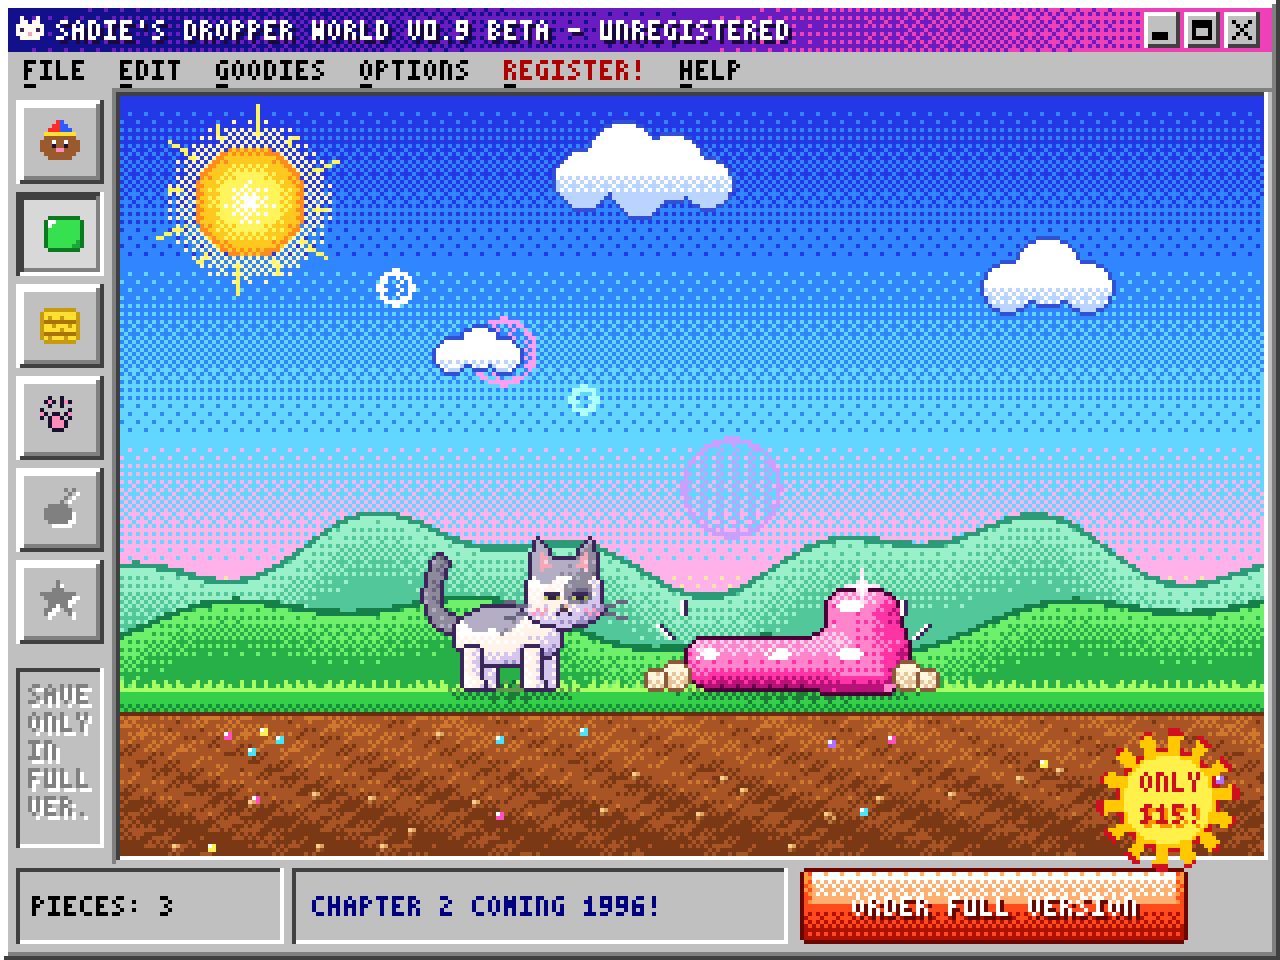

Write Python code to recreate this figure.
# Still mock-up 1 of the 90s style: Sadie + one jelly piece in a grey Windows-ish window.
# Superseded by mockup-2 (the owner preferred a home-made DOS interface); kept for reference.
# Drawn at 320x240 with a small palette and ordered dithering, then scaled up with hard pixels.
# Run: pip install pillow, then python3 art/90s-style/mockup-1.py
import math
from PIL import Image

W, H = 320, 240
SCALE = 4
OUT = __file__.replace('.py', '.png')
img = [[(255, 0, 255)] * W for _ in range(H)]

def hx(s):
    s = s.lstrip('#'); return tuple(int(s[i:i + 2], 16) for i in (0, 2, 4))

BAYER = [[0, 8, 2, 10], [12, 4, 14, 6], [3, 11, 1, 9], [15, 7, 13, 5]]
def thr(x, y): return (BAYER[y & 3][x & 3] + 0.5) / 16

def put(x, y, c):
    if 0 <= x < W and 0 <= y < H: img[y][x] = hx(c) if isinstance(c, str) else c

def get(x, y): return img[y][x]

def dmix(x, y, a, b, t):  # ordered-dither between two colours
    return b if t > thr(x, y) else a

def ramp(x, y, stops, t):  # stops: [(pos, colour)], dithered between neighbours
    t = max(0.0, min(1.0, t))
    for (p0, c0), (p1, c1) in zip(stops, stops[1:]):
        if t <= p1:
            return dmix(x, y, c0, c1, (t - p0) / (p1 - p0) if p1 > p0 else 0)
    return stops[-1][1]

def tone(x, y, tones, v):  # v in 0..len-1, dithered between tone steps
    v = max(0.0, min(len(tones) - 1.001, v))
    i = int(v); return dmix(x, y, tones[i], tones[i + 1], v - i)

def rect(x0, y0, x1, y1, c):
    for y in range(y0, y1 + 1):
        for x in range(x0, x1 + 1): put(x, y, c)

def bevel(x0, y0, x1, y1, raised=True, face='#c0c0c0', thick=1):
    rect(x0, y0, x1, y1, face)
    hi, lo = ('#ffffff', '#404040') if raised else ('#404040', '#ffffff')
    mid = '#808080'
    for i in range(thick):
        for x in range(x0 + i, x1 - i + 1): put(x, y0 + i, hi); put(x, y1 - i, lo if i == 0 else mid)
        for y in range(y0 + i, y1 - i + 1): put(x0 + i, y, hi); put(x1 - i, y, lo if i == 0 else mid)

# ---------- tiny 3x5 font ----------
FONT = {
 'A': '010101111101101', 'B': '110101110101110', 'C': '011100100100011', 'D': '110101101101110',
 'E': '111100110100111', 'F': '111100110100100', 'G': '011100101101011', 'H': '101101111101101',
 'I': '111010010010111', 'J': '001001001101010', 'K': '101101110101101', 'L': '100100100100111',
 'M': '101111111101101', 'N': '110101101101101', 'O': '010101101101010', 'P': '110101110100100',
 'Q': '010101101110011', 'R': '110101110101101', 'S': '011100010001110', 'T': '111010010010010',
 'U': '101101101101111', 'V': '101101101101010', 'W': '101101111111101', 'X': '101101010101101',
 'Y': '101101010010010', 'Z': '111001010100111', '0': '111101101101111', '1': '010110010010111',
 '2': '110001010100111', '3': '110001010001110', '4': '101101111001001', '5': '111100110001110',
 '6': '011100111101111', '7': '111001010010010', '8': '111101111101111', '9': '111101111001110',
 '.': '000000000000010', '!': '010010010000010', "'": '010010000000000', '(': '001010010010001',
 ')': '100010010010100', '-': '000000111000000', '$': '011110010011110', ':': '000010000010000',
 '?': '110001010000010', '/': '001001010100100', ' ': '000000000000000', '&': '010101010101011', '*': '000101010101000',
}
def text(x, y, s, c, shadow=None, s2=1):
    for ch in s:
        g = FONT[ch]
        for j in range(5):
            for i in range(3):
                if g[j * 3 + i] == '1':
                    for a in range(s2):
                        for b in range(s2):
                            if shadow: put(x + i * s2 + a + 1, y + j * s2 + b + 1, shadow)
                            put(x + i * s2 + a, y + j * s2 + b, c)
        x += 4 * s2
def text_w(s, s2=1): return len(s) * 4 * s2 - s2

# ---------- window chrome ----------
bevel(0, 0, W - 1, H - 1, True, '#c0c0c0', 2)
# title bar: a late-90s gradient bar on an early-90s window
for y in range(2, 13):
    for x in range(2, W - 2):
        put(x, y, ramp(x, y, [(0, '#12108a'), (0.55, '#6a1cc0'), (1, '#f040b8')], (x - 2) / (W - 5)))
# app icon: little cat face
icon = ['.#...#.', '.##.##.', '#######', '#o###o#', '###p###', '.#####.']
for j, row in enumerate(icon):
    for i, ch in enumerate(row):
        if ch != '.': put(4 + i, 4 + j, {'#': '#fffaf3', 'o': '#3a2658', 'p': '#f4a7b6'}[ch])
text(14, 5, "SADIE'S DROPPER WORLD V0.9 BETA - UNREGISTERED", '#ffffff', '#1a0840')
for k, g in enumerate(['_', 'o', 'x']):
    bx = W - 34 + k * 10
    bevel(bx, 3, bx + 8, 11)
    if g == '_': rect(bx + 2, 8, bx + 5, 9, '#000000')
    if g == 'o': rect(bx + 2, 5, bx + 6, 9, '#000000'); rect(bx + 3, 7, bx + 5, 8, '#c0c0c0')
    if g == 'x':
        for i in range(5): put(bx + 2 + i, 5 + i, '#000000'); put(bx + 6 - i, 5 + i, '#000000')
# menu bar
mx = 6
for m in ['FILE', 'EDIT', 'GOODIES', 'OPTIONS', 'REGISTER!', 'HELP']:
    text(mx, 15, m, '#b00000' if m == 'REGISTER!' else '#000000')
    for i in range(3): put(mx + i, 21, '#000000')  # underlined hotkey letter
    mx += text_w(m) + 9

# ---------- scene ----------
SX0, SY0, SX1, SY1 = 30, 24, 315, 213
GROUND = 172  # top of grass (absolute y)

def in_scene(x, y): return SX0 <= x <= SX1 and SY0 <= y <= SY1

sky = [(0, '#2438e8'), (0.3, '#2f86ff'), (0.62, '#62d6ff'), (0.86, '#ffb2ea'), (1, '#ffe6a6')]
for y in range(SY0, GROUND):
    for x in range(SX0, SX1 + 1):
        put(x, y, ramp(x, y, sky, (y - SY0) / (GROUND - SY0 - 10)))

# sun + lens flare (a late-90s effect in an early-90s sky)
sunx, suny = 62, 50
for y in range(SY0, GROUND):
    for x in range(SX0, SX1 + 1):
        d = math.hypot(x - sunx, y - suny)
        if d < 14: put(x, y, ramp(x, y, [(0, '#ffffff'), (0.45, '#fff45a'), (0.8, '#ffc81e'), (1, '#ff8a1e')], d / 14))
        elif d < 22 and (x + y) % 2 == 0 and thr(x, y) < (22 - d) / 10: put(x, y, '#fff6b0')
for k in range(12):  # chunky rays
    a = k * math.pi / 6 + 0.12
    for r in range(17, 25 if k % 2 else 21):
        put(int(sunx + math.cos(a) * r), int(suny + math.sin(a) * r), '#fff45a')
fl_dx, fl_dy = 230 - sunx, 150 - suny
for t, r, col in [(0.22, 4, '#ffffff'), (0.38, 8, '#ff9ef0'), (0.5, 3, '#b0ffff'), (0.72, 12, '#c8a0ff')]:
    cx, cy = sunx + fl_dx * t, suny + fl_dy * t
    for y in range(int(cy - r - 1), int(cy + r + 2)):
        for x in range(int(cx - r - 1), int(cx + r + 2)):
            d = math.hypot(x + 0.5 - cx, y + 0.5 - cy)
            if in_scene(x, y) and y < GROUND - 1:
                if abs(d - r) < 0.6: put(x, y, col)
                elif d < r and (x + y) % 2 == 0 and (x // 2 + y) % 2 == 0: put(x, y, col)

# clouds: lumpy, outlined, dither-shaded underneath
def cloud(cx, cy, puffs):
    mask = set()
    for dx, dy, r in puffs:
        for y in range(int(cy + dy - r - 1), int(cy + dy + r + 2)):
            for x in range(int(cx + dx - r - 1), int(cx + dx + r + 2)):
                if math.hypot(x + 0.5 - cx - dx, y + 0.5 - cy - dy) < r: mask.add((x, y))
    for (x, y) in mask:
        put(x, y, ramp(x, y, [(0, '#ffffff'), (0.55, '#ffffff'), (1, '#b8d4ff')], (y - cy + 6) / 12))
    for (x, y) in mask:
        for nx, ny in ((x + 1, y), (x - 1, y), (x, y + 1), (x, y - 1)):
            if (nx, ny) not in mask and in_scene(nx, ny): put(nx, ny, '#3050d8')
cloud(160, 42, [(-14, 3, 7), (-4, -2, 9), (8, 0, 8), (17, 4, 6), (0, 5, 7)])
cloud(262, 70, [(-10, 2, 6), (0, -2, 8), (10, 2, 6)])
cloud(118, 88, [(-5, 1, 4), (2, -1, 5), (8, 1, 4)])

# rolling hills, far then near
for x in range(SX0, SX1 + 1):
    far = 138 + 7 * math.sin(x * 0.045) + 4 * math.sin(x * 0.11 + 1)
    near = 156 + 6 * math.sin(x * 0.03 + 2) + 3 * math.sin(x * 0.09)
    for y in range(int(far), GROUND):
        put(x, y, ramp(x, y, [(0, '#9af0c8'), (1, '#52c89a')], (y - far) / 18) if y > far + 0.5 else '#2c9c78')
    for y in range(int(near), GROUND):
        put(x, y, ramp(x, y, [(0, '#6ef06a'), (1, '#28b048')], (y - near) / 14) if y > near + 0.5 else '#16804a')

# grass + dirt with candy bits (the candy bedrock, deep down)
for x in range(SX0, SX1 + 1):
    tuft = 2 if (x * 7 % 11) < 3 else (1 if x % 3 == 0 else 0)
    for y in range(GROUND - tuft, GROUND):
        put(x, y, '#a8ff64')
    for y in range(GROUND, SY1 + 1):
        dy = y - GROUND
        if dy == 0: c = '#a8ff64'
        elif dy < 4: c = '#34d04a'
        elif dy < 6: c = dmix(x, y, '#34d04a', '#18903a', 0.5)
        elif dy == 6: c = '#6a2c10'
        else:
            n = (math.sin(x * 0.7 + y * 1.3) + math.sin(x * 0.23 - y * 0.5)) * 0.25 + 0.5
            c = ramp(x, y, [(0, '#d0782e'), (0.6, '#a85424'), (1, '#7a3814')], n * 0.6 + dy / 60)
        put(x, y, c)
import random
random.seed(7)
for _ in range(38):
    x, y = random.randint(SX0 + 2, SX1 - 3), random.randint(GROUND + 9, SY1 - 2)
    kind = random.random()
    if kind < 0.5:  # pebble
        put(x, y, '#ffd08a'); put(x + 1, y, '#e0a060'); put(x, y + 1, '#c07a40'); put(x + 1, y + 1, '#8a4a1c')
    else:  # candy speck
        col = random.choice(['#ff4fc0', '#40e8ff', '#fff050', '#b070ff'])
        put(x, y, '#ffffff'); put(x + 1, y, col); put(x, y + 1, col); put(x + 1, y + 1, col)

# ---------- sprites (drawn into a label map, then outlined and shaded) ----------
L3 = (-0.45, -0.75, 0.5); _l = math.sqrt(sum(v * v for v in L3)); L3 = tuple(v / _l for v in L3)
def light(nx, ny, nz):
    return nx * L3[0] + ny * L3[1] + nz * L3[2]
def ell_n(x, y, cx, cy, rx, ry):
    nx, ny = (x - cx) / rx, (y - cy) / ry
    nz = math.sqrt(max(0.0, 1 - nx * nx - ny * ny)); return nx, ny, nz

def shadow_ellipse(cx, cy, rx, ry):
    for y in range(int(cy - ry), int(cy + ry) + 1):
        for x in range(int(cx - rx), int(cx + rx) + 1):
            e = ((x + 0.5 - cx) / rx) ** 2 + ((y + 0.5 - cy) / ry) ** 2
            if e < 1 and thr(x, y) < 0.55 * (1 - e) + 0.25:
                r, g, b = get(x, y); put(x, y, (int(r * 0.55), int(g * 0.6), int(b * 0.75)))

def outline(sprite, ink):
    # sprite: {(x,y): (group, colour)}. Outer outline outside; inner lines on the back part.
    out = {}
    for (x, y), (g, c) in sprite.items():
        for nx, ny in ((x + 1, y), (x - 1, y), (x, y + 1), (x, y - 1)):
            o = sprite.get((nx, ny))
            if o is None: out[(nx, ny)] = ink
            elif o[0] > g: out[(x, y)] = ink
    for (x, y), (g, c) in sprite.items():
        if (x, y) not in out: put(x, y, c)
    for (x, y), c in out.items():
        if (x, y) in sprite or in_scene(x, y): put(x, y, c)

# --- Sadie (white dilute calico, grey cap/back patch/eye patch, split nose, unimpressed) ---
WHITE = ['#9c8cc4', '#d4c6ec', '#fff3ea', '#ffffff']
GRAY = ['#4a4462', '#6a6480', '#8f8a9b', '#b4aec4']
PINK = ['#c87898', '#f4a7b6', '#ffd0dc']
INK = '#3a2658'
SX, SY = 128, GROUND  # her feet
sad = {}
def sp(x, y, g, c): sad[(SX + x, SY + y)] = (g, c)

def tri(p, a, b, c):
    def s(p1, p2, p3): return (p1[0] - p3[0]) * (p2[1] - p3[1]) - (p2[0] - p3[0]) * (p1[1] - p3[1])
    d1, d2, d3 = s(p, a, b), s(p, b, c), s(p, c, a)
    return not ((d1 < 0 or d2 < 0 or d3 < 0) and (d1 > 0 or d2 > 0 or d3 > 0))

for y in range(-42, 1):
    for x in range(-26, 26):
        px, py = x + 0.5, y + 0.5
        X, Y = SX + x, SY + y
        # tail (group 0): curls up behind her
        for i in range(24):
            t = i / 23
            bx = (1 - t) ** 2 * -11 + 2 * (1 - t) * t * -24 + t * t * -18
            by = (1 - t) ** 2 * -15 + 2 * (1 - t) * t * -16 + t * t * -31
            if math.hypot(px - bx, py - by) < 2.1 - 0.4 * t:
                sp(x, y, 0, tone(X, Y, GRAY, 1.6 + 0.8 * (1 - t) * 0 + (0.6 if px - bx < 0 else 0)))
                break
        # far legs (group 1), shaded darker
        for lx in (-6, 9):
            if abs(px - lx) < 2.1 and -9 < py <= 0: sp(x, y, 1, tone(X, Y, WHITE, 1.1 + 0.2 * (px - lx)))
        # body (group 2)
        e = ((px + 1) / 13.5) ** 2 + ((py + 13) / 7.5) ** 2
        if e < 1:
            n = ell_n(px, py, -1, -13, 13.5, 7.5)
            v = 1.5 + 1.9 * light(*n)
            patch = ((px + 5) / 8.5) ** 2 + ((py + 18.5 + 0.8 * math.sin(px * 0.9)) / 4.6) ** 2 < 1
            sp(x, y, 2, tone(X, Y, GRAY if patch else WHITE, v))
        # near legs + paws (group 3)
        for lx in (-10, 5):
            if (abs(px - lx) < 2.2 and -10 < py <= -1) or (((px - lx - 0.6) / 2.9) ** 2 + ((py + 1.2) / 1.6) ** 2 < 1):
                sp(x, y, 3, tone(X, Y, WHITE, 1.9 - 0.35 * (px - lx) + (0.4 if py > -3 else 0)))
        # head + ears (group 4): face always toward the viewer
        hcx, hcy = 13, -24
        head = ((px - hcx) / 9.2) ** 2 + ((py - hcy) / 8) ** 2 < 1 or ((px - hcx) / 10) ** 2 + ((py + 20) / 4.6) ** 2 < 1
        earL, earR = ((4.5, -27), (6, -38), (11.5, -30.5)), ((14.5, -30.5), (20, -38), (21.5, -27))
        inL = tri((px, py), (6.5, -29), (7, -35), (10, -30.5))
        inR = tri((px, py), (16, -30.5), (19, -35), (19.5, -29))
        if head or tri((px, py), *earL) or tri((px, py), *earR):
            n = ell_n(px, py, hcx, hcy - 1, 11, 11)
            v = 1.4 + 2.0 * light(*n)
            cap = py < -27.2 + 1.3 * math.sin((px - 6) * 0.7) or not head
            patch = ((px - 16.4) / 3.9) ** 2 + ((py + 24.2) / 3.4) ** 2 < 1
            if inL or inR: c = tone(X, Y, PINK, 1.2 - (0.3 if py < -33 else 0))
            else: c = tone(X, Y, GRAY if (cap or patch) else WHITE, v)
            sp(x, y, 4, c)

# face details
for (ex, ey) in ((8, -24), (15, -24)):
    for i in range(4):
        sp(ex + i, ey, 4, INK)                          # heavy upper lid: half-lidded stare
    sp(ex, ey + 1, 4, '#c4c96a'); sp(ex + 1, ey + 1, 4, '#2b2233')
    sp(ex + 2, ey + 1, 4, '#2b2233'); sp(ex + 3, ey + 1, 4, '#9aa048')
    sp(ex + 1, ey - 1, 4, tone(SX + ex, SY + ey, GRAY if ex > 12 else WHITE, 1.2))  # lid fur
    sp(ex + 2, ey - 1, 4, tone(SX + ex, SY + ey, GRAY if ex > 12 else WHITE, 1.2))
sp(12, -21, 4, '#6a6480'); sp(13, -21, 4, '#e7b688')    # nose, split grey and tan
sp(12, -20, 4, '#4a3440'); sp(13, -20, 4, '#4a3440')
sp(11, -19, 4, INK); sp(14, -19, 4, INK)                 # flat little "w" mouth
for (bx, by) in ((6, -20), (19, -20)):                   # cheek blush, checker dithered
    for dx in range(-1, 3):
        for dy in range(0, 2):
            if (SX + bx + dx + SY + by + dy) % 2 == 0: sp(bx + dx, by + dy, 4, '#ff9cc0')

shadow_ellipse(SX + 1, SY + 1, 17, 3)
outline(sad, INK)
for (ax, ay, bx2, by2) in ((3, -21, -2, -22), (3, -19, -2, -18), (23, -21, 28, -22), (23, -19, 28, -18)):
    for i in range(6):
        put(SX + round(ax + (bx2 - ax) * i / 5), SY + round(ay + (by2 - ay) * i / 5), '#6a6480')

# --- jelly piece: an L piece, just landed and squished wide ---
JEL = ['#6a0048', '#b8127a', '#ff34a4', '#ff84cc', '#ffd0ec']
JINK = '#4a0036'
CELL = 15
BX, BY = 176, GROUND  # left edge of piece, sitting on the ground
cells = [(0, 0), (1, 0), (2, 0), (2, 1)]  # (col, row-up)
def sd_box(px, py, cx, cy, h, r):
    qx, qy = abs(px - cx) - h + r, abs(py - cy) - h + r
    return math.hypot(max(qx, 0), max(qy, 0)) + min(max(qx, qy), 0) - r
def sd_rect(px, py, cx, cy, hx_, hy_):
    qx, qy = abs(px - cx) - hx_, abs(py - cy) - hy_
    return math.hypot(max(qx, 0), max(qy, 0)) + min(max(qx, qy), 0)
def smin(a, b, k):
    h = max(k - abs(a - b), 0) / k; return min(a, b) - h * h * k * 0.25
HW = 3 * CELL / 2
def jelly_sd(px, py):
    # undo the squash: wider and shorter, bulging most at mid-height
    hgt = (BY - py) / (2 * CELL * 0.8)
    sx = 1.12 + 0.07 * math.sin(math.pi * max(0, min(1, hgt)))
    ux = (px - (BX + HW)) / sx + HW
    uy = (BY - py) / 0.8
    R = 4.5  # one gummy shape: sharp bars shrunk by R, filleted together, then puffed back out
    bar = sd_rect(ux, uy, 1.5 * CELL, CELL / 2, 1.5 * CELL - R, CELL / 2 - R)
    col = sd_rect(ux, uy, 2.5 * CELL, CELL, CELL / 2 - R, CELL - R)
    return smin(bar, col, 7) - R
jel = {}
for y in range(BY - 30, BY + 1):
    for x in range(BX - 8, BX + 60):
        px, py = x + 0.5, y + 0.5
        d = jelly_sd(px, py)
        if d < 0:
            e = 0.6
            gx = (jelly_sd(px + e, py) - jelly_sd(px - e, py)) / (2 * e)
            gy = (jelly_sd(px, py + e) - jelly_sd(px, py - e)) / (2 * e)
            gl = math.hypot(gx, gy) or 1
            depth = min(1, -d / 5.5)
            nz = depth; s = math.sqrt(max(0, 1 - nz * nz))
            n = (gx / gl * s, gy / gl * s, nz)
            v = 2.0 + 1.6 * light(*n)
            if -d < 1.8 and gx > 0.3 and gy > 0.3: v = 3.0  # glossy rim light, bottom-right
            jel[(x, y)] = (0, tone(x, y, JEL, v))
shadow_ellipse(BX + HW + 1, BY + 1, 33, 3)
outline(jel, JINK)
# gummy shine per block (solid core, dithered falloff) + one sparkle
def squashed(cx_u, cy_u):
    hgt = cy_u / (2 * CELL)
    sx = 1.12 + 0.07 * math.sin(math.pi * max(0, min(1, hgt)))
    return BX + HW + (cx_u - HW) * sx, BY - cy_u * 0.8
for (c, r) in cells:
    sx_, sy_ = squashed(c * CELL + 4.5, r * CELL + CELL - 4.5)
    for y in range(int(sy_ - 3), int(sy_ + 3)):
        for x in range(int(sx_ - 4), int(sx_ + 5)):
            e = ((x + 0.5 - sx_) / 3.6) ** 2 + ((y + 0.5 - sy_) / 1.9) ** 2
            if e < 0.45: put(x, y, '#ffffff')
            elif e < 1 and thr(x, y) < 0.5: put(x, y, '#ffffff')
spx, spy = squashed(2 * CELL + 5, 2 * CELL - 3)
spx, spy = int(spx) + 3, int(spy) - 4
for i in range(-4, 5):
    c = '#ffffff' if abs(i) < 3 else '#ffe6f6'
    put(spx + i, spy, c); put(spx, spy + i, c)
put(spx - 1, spy - 1, '#ffe6f6'); put(spx + 1, spy + 1, '#ffe6f6'); put(spx + 1, spy - 1, '#ffe6f6'); put(spx - 1, spy + 1, '#ffe6f6')

# impact: dust puffs at the base and "boing" marks
def puff(cx, cy, r):
    m = {}
    for y in range(int(cy - r - 1), int(cy + r + 1)):
        for x in range(int(cx - r - 1), int(cx + r + 1)):
            d = math.hypot(x + 0.5 - cx, y + 0.5 - cy)
            if d < r: m[(x, y)] = (0, dmix(x, y, '#fff6dc', '#e8c49a', (y - cy + r) / (2 * r)))
    outline(m, '#8a5a3a')
lx0, rx0 = int(squashed(0, 0)[0]), int(squashed(3 * CELL, 0)[0])
for (cx, cy, r) in ((lx0 - 4, GROUND - 3, 3.2), (lx0 - 9, GROUND - 2, 2.2), (rx0 + 4, GROUND - 3, 3.2), (rx0 + 9, GROUND - 2, 2.4)):
    puff(cx, cy, r)
for (x0, y0, dx, dy) in ((lx0 - 6, GROUND - 13, -1, -1), (lx0 - 3, GROUND - 19, 0, -1), (rx0 + 5, GROUND - 13, 1, -1), (rx0 + 2, GROUND - 19, 0, -1)):
    for i in range(4): put(x0 + dx * i, y0 + dy * i, '#ffffff'); put(x0 + dx * i + 1, y0 + dy * i, INK)

# sunken border round the scene
for x in range(SX0 - 1, SX1 + 2): put(x, SY0 - 1, '#404040'); put(x, SY1 + 1, '#ffffff')
for y in range(SY0 - 1, SY1 + 2): put(SX0 - 1, y, '#404040'); put(SX1 + 1, y, '#ffffff')
for x in range(SX0 - 2, SX1 + 3): put(x, SY0 - 2, '#808080')
for y in range(SY0 - 2, SY1 + 3): put(SX0 - 2, y, '#808080')

# ---------- Kid Pix-ish stamp toolbar (some greyed out: "full version only") ----------
ICONS = {
 'mole': ['....RB....', '...RRBB...', '..RRRBBB..', '.YYYYYYYY.', '.bbbbbbbb.', 'bbbwbbwbbb',
          'bbbkbbkbbb', 'bbbbppbbbb', '.bbbbbbbb.', '..bbbbbb..'],
 'jelly': ['.gggggggg.', 'gwwGGGGGGg', 'gwGGGGGGGg', 'gGGGGGGGGg', 'gGGGGGGGGg', 'gGGGGGGGGg',
           'gGGGGGGGhg', 'gGGGGGGhhg', '.gggggggg.', '..........'],
 'hay': ['..........', '.yyyyyyyy.', 'yYYYYYYYYy', 'yYyYYyYYYy', 'yrrrrrrrry', 'yYYyYYYyYy',
         'yYYYYyYYYy', 'yrrrrrrrry', 'yYyYYYyYYy', '.yyyyyyyy.'],
 'paw': ['..k..k....', '.kpk.kpk..', '..k..k....', 'k......k..', 'pk.kk.kp..', 'k.kppk.k..',
         '..kpppk...', '..kpppk...', '...kkk....', '..........'],
 'boom': ['......o.o.', '.......y..', '......k...', '.....k....', '..RRRRR...', '.RRwRRRR..',
          '.RRRRRRR..', '.RRRRRRR..', '..RRRRR...', '..........'],
 'star': ['....y.....', '....y.....', '...yyy....', 'yyyyYyyyy.', '.yyYYYyy..', '..yYYYy...',
          '..yy.yy...', '.yy...yy..', '.y.....y..', '..........'],
}
IC = {'R': '#ff2a2a', 'B': '#2a5cff', 'Y': '#ffe030', 'b': '#9a5a2e', 'w': '#ffffff', 'k': '#1a1030',
      'p': '#ff8cb8', 'g': '#0c7a20', 'G': '#36e04e', 'h': '#1aa838', 'y': '#c89a10', 'r': '#a87408',
      'o': '#ff9020'}
for k, name in enumerate(['mole', 'jelly', 'hay', 'paw', 'boom', 'star']):
    x0, y0 = 4, 25 + k * 23
    bevel(x0, y0, x0 + 21, y0 + 20, raised=(k != 1), face='#c0c0c0' if k != 1 else '#d8d8d8', thick=2)
    off = 1 if k == 1 else 0
    for j, row in enumerate(ICONS[name]):
        for i, ch in enumerate(row):
            if ch == '.': continue
            X, Y = x0 + 6 + i + off, y0 + 5 + j + off
            if name in ('boom', 'star'):  # disabled in shareware: embossed grey
                put(X + 1, Y + 1, '#ffffff'); put(X, Y, '#808080')
            else:
                put(X, Y, IC[ch])
bevel(4, 25 + 6 * 23 + 4, 25, 211, False, '#c0c0c0')
text(7, 25 + 6 * 23 + 8, 'SAVE', '#808080', '#ffffff')
text(7, 25 + 6 * 23 + 15, 'ONLY', '#808080', '#ffffff')
text(7, 25 + 6 * 23 + 22, 'IN', '#808080', '#ffffff')
text(7, 25 + 6 * 23 + 29, 'FULL', '#808080', '#ffffff')
text(7, 25 + 6 * 23 + 36, 'VER.', '#808080', '#ffffff')

# ---------- status bar ----------
bevel(4, 217, 70, 235, False, '#c0c0c0')
text(8, 224, 'PIECES: 3', '#000000')
bevel(73, 217, 196, 235, False, '#c0c0c0')
text(78, 224, 'CHAPTER 2 COMING 1996!', '#000080')
# glossy "order" button, late-90s style
bx0, by0, bx1, by1 = 200, 217, 296, 235
for y in range(by0, by1 + 1):
    for x in range(bx0, bx1 + 1):
        corner = (x in (bx0, bx1) and y in (by0, by1))
        if corner: continue
        t = (y - by0) / (by1 - by0)
        c = ramp(x, y, [(0, '#ff9a3c'), (0.5, '#ff4a1c'), (1, '#b01000')], t)
        if t < 0.45 and bx0 + 3 <= x <= bx1 - 3: c = ramp(x, y, [(0, '#ffffff'), (1, '#ffb070')], t / 0.45)
        if x in (bx0, bx1) or y in (by0, by1): c = '#6a0800'
        put(x, y, c)
label = 'ORDER FULL VERSION'
text((bx0 + bx1) // 2 - text_w(label) // 2, 224, label, '#ffffff', '#6a0800')
# starburst sticker
cx, cy = 292, 200
for y in range(cy - 19, cy + 20):
    for x in range(cx - 19, cx + 20):
        a = math.atan2(y + 0.5 - cy, x + 0.5 - cx)
        r = 14 + 3.5 * (1 if int((a + math.pi) / (2 * math.pi) * 28) % 2 else -0.3)
        d = math.hypot(x + 0.5 - cx, y + 0.5 - cy)
        if d < r - 1: put(x, y, '#fff04a' if d < 11 else '#ffc800')
        elif d < r + 0.2: put(x, y, '#d01020')
text(cx - text_w('ONLY') // 2, cy - 7, 'ONLY', '#d01020')
text(cx - text_w('$15!') // 2, cy + 1, '$15!', '#d01020', '#ff9000')

big = Image.new('RGB', (W, H))
big.putdata([p for row in img for p in row])
big = big.resize((W * SCALE, H * SCALE), Image.NEAREST)
big.save(OUT)
print('ok')
